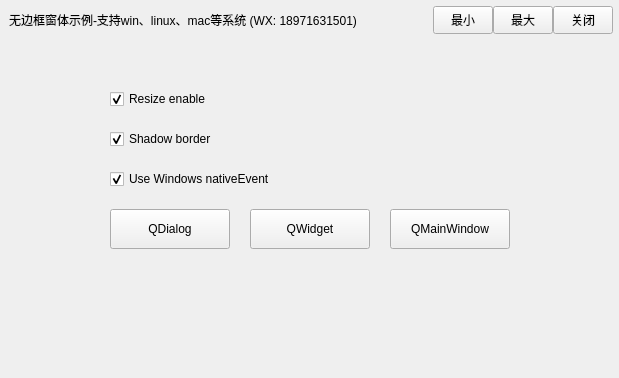
<?xml version="1.0" encoding="UTF-8"?>
<ui version="4.0">
 <class>MainWindow</class>
 <widget class="QMainWindow" name="MainWindow">
  <property name="geometry">
   <rect>
    <x>0</x>
    <y>0</y>
    <width>619</width>
    <height>378</height>
   </rect>
  </property>
  <property name="windowTitle">
   <string>MainWindow</string>
  </property>
  <widget class="QWidget" name="centralwidget">
   <layout class="QVBoxLayout" name="verticalLayout" stretch="0,0">
    <property name="spacing">
     <number>0</number>
    </property>
    <property name="leftMargin">
     <number>0</number>
    </property>
    <property name="topMargin">
     <number>0</number>
    </property>
    <property name="rightMargin">
     <number>0</number>
    </property>
    <property name="bottomMargin">
     <number>0</number>
    </property>
    <item>
     <widget class="QWidget" name="titleBar" native="true">
      <property name="sizePolicy">
       <sizepolicy hsizetype="Preferred" vsizetype="Fixed">
        <horstretch>0</horstretch>
        <verstretch>0</verstretch>
       </sizepolicy>
      </property>
      <property name="minimumSize">
       <size>
        <width>0</width>
        <height>40</height>
       </size>
      </property>
      <layout class="QHBoxLayout" name="horizontalLayout_2">
       <property name="spacing">
        <number>0</number>
       </property>
       <property name="topMargin">
        <number>0</number>
       </property>
       <property name="rightMargin">
        <number>6</number>
       </property>
       <property name="bottomMargin">
        <number>0</number>
       </property>
       <item>
        <widget class="QLabel" name="labTitle">
         <property name="sizePolicy">
          <sizepolicy hsizetype="Expanding" vsizetype="Expanding">
           <horstretch>0</horstretch>
           <verstretch>0</verstretch>
          </sizepolicy>
         </property>
         <property name="text">
          <string>无边框窗体示例-支持win、linux、mac等系统 (WX: 18971631501)</string>
         </property>
        </widget>
       </item>
       <item>
        <widget class="QWidget" name="widgetMenu" native="true">
         <property name="sizePolicy">
          <sizepolicy hsizetype="Preferred" vsizetype="Fixed">
           <horstretch>0</horstretch>
           <verstretch>0</verstretch>
          </sizepolicy>
         </property>
         <property name="maximumSize">
          <size>
           <width>16777215</width>
           <height>28</height>
          </size>
         </property>
         <layout class="QHBoxLayout" name="horizontalLayout">
          <property name="spacing">
           <number>0</number>
          </property>
          <property name="leftMargin">
           <number>0</number>
          </property>
          <property name="topMargin">
           <number>0</number>
          </property>
          <property name="rightMargin">
           <number>0</number>
          </property>
          <property name="bottomMargin">
           <number>0</number>
          </property>
          <item>
           <widget class="QPushButton" name="btnMenu_Min">
            <property name="sizePolicy">
             <sizepolicy hsizetype="Minimum" vsizetype="Expanding">
              <horstretch>0</horstretch>
              <verstretch>0</verstretch>
             </sizepolicy>
            </property>
            <property name="minimumSize">
             <size>
              <width>60</width>
              <height>0</height>
             </size>
            </property>
            <property name="maximumSize">
             <size>
              <width>60</width>
              <height>16777215</height>
             </size>
            </property>
            <property name="cursor">
             <cursorShape>ArrowCursor</cursorShape>
            </property>
            <property name="focusPolicy">
             <enum>Qt::NoFocus</enum>
            </property>
            <property name="toolTip">
             <string>最小化</string>
            </property>
            <property name="text">
             <string>最小</string>
            </property>
           </widget>
          </item>
          <item>
           <widget class="QPushButton" name="btnMenu_Max">
            <property name="sizePolicy">
             <sizepolicy hsizetype="Minimum" vsizetype="Expanding">
              <horstretch>0</horstretch>
              <verstretch>0</verstretch>
             </sizepolicy>
            </property>
            <property name="minimumSize">
             <size>
              <width>60</width>
              <height>0</height>
             </size>
            </property>
            <property name="maximumSize">
             <size>
              <width>60</width>
              <height>16777215</height>
             </size>
            </property>
            <property name="focusPolicy">
             <enum>Qt::NoFocus</enum>
            </property>
            <property name="text">
             <string>最大</string>
            </property>
           </widget>
          </item>
          <item>
           <widget class="QPushButton" name="btnMenu_Close">
            <property name="sizePolicy">
             <sizepolicy hsizetype="Minimum" vsizetype="Expanding">
              <horstretch>0</horstretch>
              <verstretch>0</verstretch>
             </sizepolicy>
            </property>
            <property name="minimumSize">
             <size>
              <width>60</width>
              <height>0</height>
             </size>
            </property>
            <property name="maximumSize">
             <size>
              <width>60</width>
              <height>16777215</height>
             </size>
            </property>
            <property name="cursor">
             <cursorShape>ArrowCursor</cursorShape>
            </property>
            <property name="focusPolicy">
             <enum>Qt::NoFocus</enum>
            </property>
            <property name="toolTip">
             <string>关闭</string>
            </property>
            <property name="text">
             <string>关闭</string>
            </property>
           </widget>
          </item>
         </layout>
        </widget>
       </item>
      </layout>
     </widget>
    </item>
    <item>
     <widget class="QWidget" name="widgetMain" native="true">
      <property name="sizePolicy">
       <sizepolicy hsizetype="Preferred" vsizetype="Expanding">
        <horstretch>0</horstretch>
        <verstretch>0</verstretch>
       </sizepolicy>
      </property>
      <layout class="QGridLayout" name="gridLayout">
       <property name="spacing">
        <number>20</number>
       </property>
       <item row="0" column="1">
        <spacer name="verticalSpacer">
         <property name="orientation">
          <enum>Qt::Vertical</enum>
         </property>
         <property name="sizeType">
          <enum>QSizePolicy::Fixed</enum>
         </property>
         <property name="sizeHint" stdset="0">
          <size>
           <width>20</width>
           <height>40</height>
          </size>
         </property>
        </spacer>
       </item>
       <item row="1" column="1" colspan="3">
        <widget class="QCheckBox" name="checkBox_resizeEnable">
         <property name="text">
          <string>Resize enable</string>
         </property>
         <property name="checked">
          <bool>true</bool>
         </property>
        </widget>
       </item>
       <item row="2" column="1" colspan="3">
        <widget class="QCheckBox" name="checkBox_shadowBorder">
         <property name="text">
          <string>Shadow border</string>
         </property>
         <property name="checked">
          <bool>true</bool>
         </property>
        </widget>
       </item>
       <item row="3" column="1" colspan="3">
        <widget class="QCheckBox" name="checkBox_winNativeEvent">
         <property name="text">
          <string>Use Windows nativeEvent</string>
         </property>
         <property name="checked">
          <bool>true</bool>
         </property>
        </widget>
       </item>
       <item row="4" column="0">
        <spacer name="horizontalSpacer">
         <property name="orientation">
          <enum>Qt::Horizontal</enum>
         </property>
         <property name="sizeHint" stdset="0">
          <size>
           <width>156</width>
           <height>20</height>
          </size>
         </property>
        </spacer>
       </item>
       <item row="4" column="1">
        <widget class="QPushButton" name="pushButton_QDialog">
         <property name="minimumSize">
          <size>
           <width>120</width>
           <height>40</height>
          </size>
         </property>
         <property name="maximumSize">
          <size>
           <width>120</width>
           <height>40</height>
          </size>
         </property>
         <property name="text">
          <string>QDialog</string>
         </property>
        </widget>
       </item>
       <item row="4" column="2">
        <widget class="QPushButton" name="pushButton_QWidget">
         <property name="minimumSize">
          <size>
           <width>120</width>
           <height>40</height>
          </size>
         </property>
         <property name="maximumSize">
          <size>
           <width>120</width>
           <height>40</height>
          </size>
         </property>
         <property name="text">
          <string>QWidget</string>
         </property>
        </widget>
       </item>
       <item row="4" column="3">
        <widget class="QPushButton" name="pushButton_QMainWindow">
         <property name="minimumSize">
          <size>
           <width>120</width>
           <height>40</height>
          </size>
         </property>
         <property name="maximumSize">
          <size>
           <width>120</width>
           <height>40</height>
          </size>
         </property>
         <property name="text">
          <string>QMainWindow</string>
         </property>
        </widget>
       </item>
       <item row="4" column="4">
        <spacer name="horizontalSpacer_2">
         <property name="orientation">
          <enum>Qt::Horizontal</enum>
         </property>
         <property name="sizeHint" stdset="0">
          <size>
           <width>155</width>
           <height>20</height>
          </size>
         </property>
        </spacer>
       </item>
       <item row="5" column="2">
        <spacer name="verticalSpacer_2">
         <property name="orientation">
          <enum>Qt::Vertical</enum>
         </property>
         <property name="sizeHint" stdset="0">
          <size>
           <width>20</width>
           <height>88</height>
          </size>
         </property>
        </spacer>
       </item>
      </layout>
     </widget>
    </item>
   </layout>
  </widget>
 </widget>
 <resources/>
 <connections/>
</ui>
